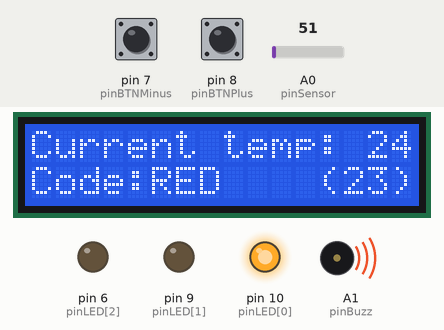
Recording of a sketch running on a simulated Arduino Uno, built with avr-gcc and run on an emulated ATmega328P. Shown: 16×2 character LCD, output pins drawn as LEDs (lit = HIGH), buzzer (waves = sounding). Dashed ring = blinking. Inputs (shaded band) come from the test bench; at power-on: pin 7 (pinBTNMinus) LOW, A0 (pinSensor) = 51, pin 8 (pinBTNPlus) LOW.

Above: at 9.6 s.
9.7 s: pin 7 (pinBTNMinus) pulled HIGH for 3.2 s
At 10.85 s:
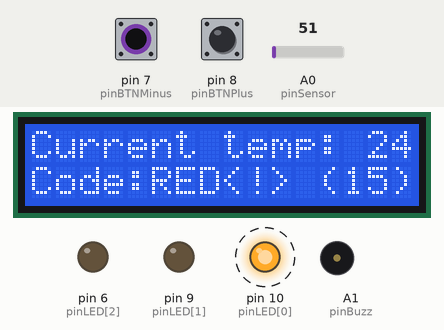
14.4 s: A0 (pinSensor) set to 61
At 14.86 s:
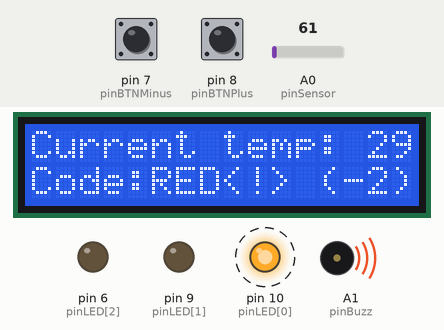
15.9 s: pin 8 (pinBTNPlus) pulled HIGH for 0.15 s
At 16.11 s:
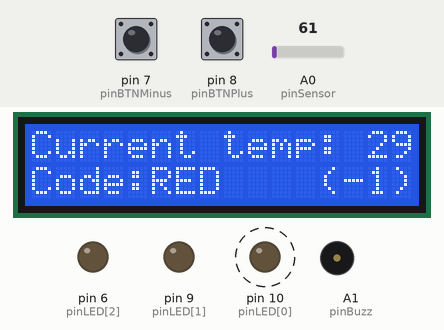
17.5 s: pin 7 (pinBTNMinus) pulled HIGH for 1 s
At 17.74 s:
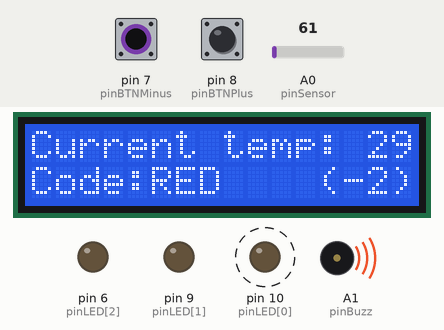
20.0 s: pin 8 (pinBTNPlus) pulled HIGH for 1 s
At 20.37 s:
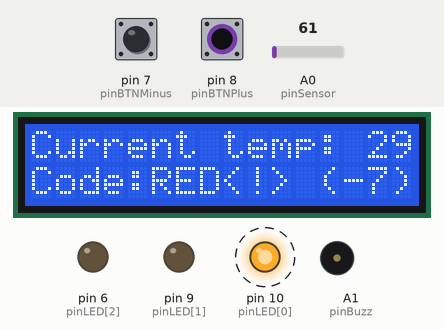
22.5 s: A0 (pinSensor) set to 71
At 24.44 s:
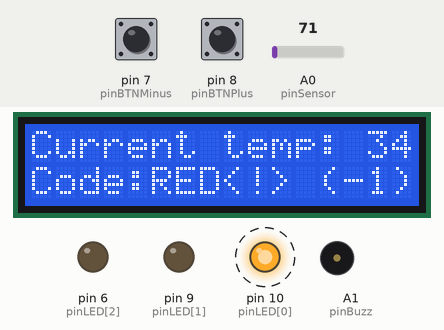
Timing chart, 0 to 25.0 s (numbered marks = the images above; inputs shaded):
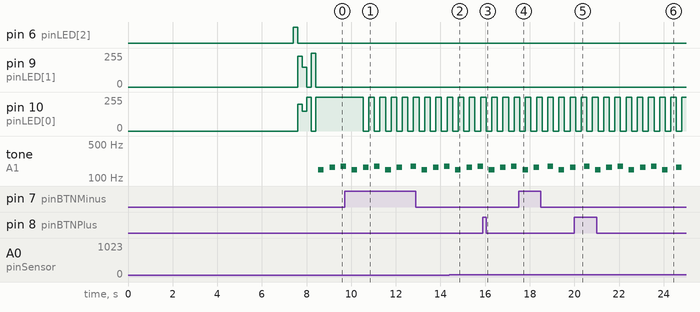

The sketch:

LCDTemperature.ino
```cpp
/*
 * LCD Temperature
 * 11/07/2014
 * Renato M. Marco - rmarco@ciandt.com
 * Leandro Vendramin - lvendramin@ciandt.com
 *
 * Using Arduino UNO, this code will read a temperature sensor
 * and emits some sound, show a color on a RGB Led and show the
 * name of this color on the LCD display.
 *
 * The intensity of the Buzz and the color shown will depend on
 * the temperature read and threshold set throughout buttons
 * MINUS and PLUS that increase the threshold 1 degree at a time.
 *
 * Project developed to CI&T 3D Printer Project into The Garage
 */

#include <LiquidCrystal.h>

#define NOTE_1 147
#define NOTE_2 165
#define NOTE_3 175

// Pins map
char pinSensor 	 = A0;
char pinBTNMinus = 7;
char pinBTNPlus  = 8;
char pinBuzz 	 = A1;
char pinLED[3] 	 = {10, 9, 6};

// Colors to the RGB LED
int ledBlue[3] 	 = {0, 0, 255};
int ledGreen[3]  = {0, 255, 0};
int ledYellow[3] = {200, 230, 0};
int ledOrange[3] = {150, 150, 0};
int ledRed[3] 	 = {255, 0, 0};
int ledBlack[3]  = {0, 0, 0};

// Colors names
String colorBlue   	= "BLUE   ";
String colorGreen  	= "GREEN  ";
String colorYellow 	= "YELLOW ";
String colorOrange 	= "ORANGE ";
String colorRed    	= "RED    ";
String colorRedWarn	= "RED<!> ";
String colorNone   	= "   -   ";

//Global vars

// Sensor read temperature in celsius
int temperature = 0;

// Threshold
int tempThreshold = 23;

// Current color name
String color = colorNone;

// Control the note for the buzz
unsigned long noteTime = millis();
int currentNote = 0;

// Control the led color
unsigned long ledTime = millis();
int ledStatus = 0;

// initialize the library with the numbers of the interface pins
LiquidCrystal lcd(12, 11, 5, 4, 3, 2);

// Default SETUP method
void setup() {
  // set up the LCD's number of columns and rows:
  lcd.begin(16, 2);

  // Sets the mode of each pin
  pinMode(pinSensor, INPUT);
  pinMode(pinBuzz, OUTPUT);
  pinMode(pinLED[0], OUTPUT);
  pinMode(pinLED[1], OUTPUT);
  pinMode(pinLED[2], OUTPUT);
  pinMode(pinBTNMinus, INPUT);
  pinMode(pinBTNPlus, INPUT);

  // Show a presentation to the app
  showInitialization();
}

// Shows the presentation of the app, just for fun
void showInitialization() {
  // Puts the message "CI&T->THE GARAGE" on LCD
  lcd.print("CI&T->THE GARAGE");

  // Make it go from one line to another
  for (int i = 0; i < 6; i++) {
    lcd.clear();
    lcd.setCursor(0, i%2);
  	lcd.print("CI&T->THE GARAGE");
    delay(500);
  }

  // Wait and clear the LCD
  delay(200);
  lcd.clear();

  // Puts the names on the LCD
  String msg = "By Montanha";
  String msg2 = "& Vendramin";
  lcd.setCursor(1, 0);
  lcd.print(msg);
  lcd.setCursor(3, 1);
  lcd.print(msg2);

  // Insert a blinking cursor on LCD
  lcd.noBlink();
  delay(1000);
  lcd.blink();
  delay(1000);

  // Make the text run to the left
  for(int i = 0; i < 14; i++) {
    lcd.scrollDisplayLeft();
    delay(150);
  }

  // Remove the blinking cursor and clear the LCD
  lcd.noBlink();
  lcd.clear();

  // The following laces are to show all the colors on the RGB LED
  for (int i = 0; i < 3; i++) {
    analogWrite(pinLED[i], ledBlue[i]);
  }
  delay(200);

  for (int i = 0; i < 3; i++) {
    analogWrite(pinLED[i], ledYellow[i]);
  }
  delay(200);

  for (int i = 0; i < 3; i++) {
    analogWrite(pinLED[i], ledOrange[i]);
  }
  delay(200);

  for (int i = 0; i < 3; i++) {
    analogWrite(pinLED[i], ledRed[i]);
  }
  delay(200);

  for (int i = 0; i < 3; i++) {
    analogWrite(pinLED[i], ledGreen[i]);
  }
  delay(200);
}

// Default method that executes in loop after setup
void loop() {
  // Read the temperature
  readTemp();

  // Update the RGB Led
  updateLED();

  // Update the LCD info
  updateLCD();

  // Read and update the Threshold
  updateThreshold();

  // Update the buzz
  updateBUZZ();
}

// Read the temperature on LM35 sensor and
// record on global var as celsius
void readTemp() {
  temperature = analogRead(pinSensor);
  temperature = temperature * 0.4882;
}

/**
 * Update the Led color according to the ranges
 */
void updateLED() {
  int delta = tempThreshold - temperature;

  if(delta <= 12 && delta > 8) {
    setColor(colorGreen);
    printLed(ledGreen);
  } else if(delta <= 8 && delta >= 5) {
    setColor(colorYellow);
    printLed(ledYellow);
  } else if(delta <= 4 && delta >= 1) {
    setColor(colorOrange);
    printLed(ledOrange);
  } else if(delta <= 0 && delta > -5) {
    setColor(colorRed);
    printLed(ledRed);
  } else if(delta <= -5) {

    long dt = millis() - ledTime;

    if (ledStatus == 0 && dt > 200) {
      setColor(colorRedWarn);
      printLed(ledRed);
      ledTime = millis();
      ledStatus = 1;
    } else if (ledStatus == 1 && dt > 200) {
      setColor(colorRed);
      printLed(ledBlack);
      ledTime = millis();
      ledStatus = 0;
    }

  } else {
    setColor(colorBlue);
    printLed(ledBlue);
  }
}

// Send the color to LED
void printLed(int color[]) {
  for (int i = 0; i < 3; i++) {
    analogWrite(pinLED[i], color[i]);
  }
}

// Update LCD info with temperature, color name and threshold
void updateLCD() {
  lcd.setCursor(0, 0);
  lcd.print("Current temp:");
  lcd.setCursor(14, 0);
  lcd.print(temperature);

  lcd.setCursor(0, 1);
  lcd.print("Code:");
  lcd.setCursor(5, 1);
  lcd.print(color);

  lcd.setCursor(12, 1);
  lcd.print("(");
  lcd.setCursor(13, 1);
  lcd.print(tempThreshold);
  lcd.setCursor(15, 1);
  lcd.print(")");
}

// Set the current color name
void setColor(String c) {
  color = c;
}

// Checks if the buzz should emit or not sounds
void updateBUZZ() {
  if (temperature >= tempThreshold) {
    long delta = millis() - noteTime;
    if (delta > 500 && currentNote == NOTE_1) {
      tone(pinBuzz, NOTE_2, 250);
      noteTime = millis();
      currentNote = NOTE_2;
    } else if (delta > 500 && currentNote == NOTE_2) {
      tone(pinBuzz, NOTE_3, 250);
      noteTime = millis();
      currentNote = NOTE_3;
    } else if (delta > 500) {
      tone(pinBuzz, NOTE_1, 250);
      noteTime = millis();
      currentNote = NOTE_1;
    }
  } else {
    analogWrite(pinBuzz, 0);
  }
}

// Read the push buttons and update the threshold
void updateThreshold() {
  int minus = digitalRead(pinBTNMinus);
  int plus = digitalRead(pinBTNPlus);

  if (minus == HIGH) {
    tempThreshold--;
  }

  if (plus == HIGH) {
    tempThreshold++;
  }

  delay(120);
}
```

Measured:
- after the input at 9.7 s, pin 10 (pinLED[0]): alternates 255/255 for 0.25 s and 0/255 for 0.25 s, starting after 0.83 s; the display: first changes after 0.21 s (image 1 shows a later state)
- after the input at 14.4 s, the display: changes at once (image 2)
- after the input at 15.9 s, the display: changes after 0.15 s (image 3)
- after the input at 17.5 s, the display: first differs from a run without the input after 0.18 s (image 4)
- after the input at 20.0 s, the display: first differs from a run without the input after 0.19 s (image 5 shows a later state)
- after the input at 22.5 s, the display: first changes after 0.07 s (image 6 shows a later state)
- by itself, tone on A1 (pinBuzz): plays 147 Hz for 0.25 s, 165 Hz for 0.25 s, 175 Hz for 0.25 s, 147 Hz for 0.25 s, 165 Hz for 0.25 s, 175 Hz for 0.25 s … (9 notes in this stretch)
